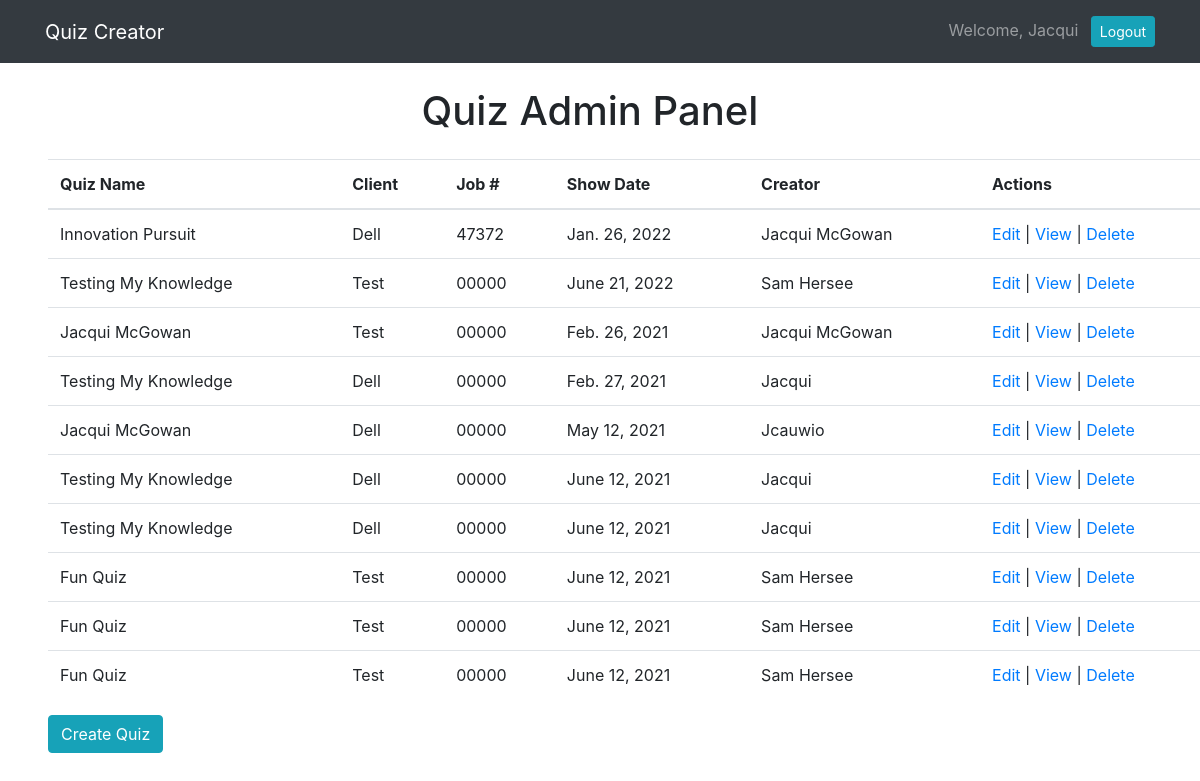
The page /dashboard (signed in) on the database its author committed.
### quiz_admin/models.py (models this page shows)
class Quiz(models.Model):
    name = models.CharField(max_length=255)
    client = models.CharField(max_length=255)
    job_number = models.CharField(max_length=255)
    show_date = models.DateField()
    message = models.TextField(null=True)
    image = models.ImageField(upload_to="images/", null=True, blank=True)
    created_by = models.CharField(max_length=255)
    created_at = models.DateField(auto_now_add=True)
    update_at = models.DateField(auto_now=True)
    objects = QuizManager()

### quiz_admin/views.py (the view)
# urls.py: path('dashboard', views.dashboard),
def dashboard(request):
    if 'admin_id' not in request.session:
        return redirect('/')
    else:
        context = {
            'quizzes': Quiz.objects.all(),
            'this_admin': Admin.objects.get(id=request.session['admin_id'])
        }
    return render(request, 'dashboard.html', context)

### quiz_admin/templates/dashboard.html (shortened to what this page needs)
<!DOCTYPE html>
<html lang="en">
<head>
    <link href="https://stackpath.bootstrapcdn.com/bootstrap/4.5.0/css/bootstrap.min.css" rel="stylesheet">
    {% load static %}
    <link rel="stylesheet" href="{% static 'style.css' %}">
</head>
<body>
    <nav class="navbar navbar-expand-lg navbar-dark bg-dark">
        <div class="container">
            <a class="navbar-brand" href="/dashboard">Quiz Creator</a>
            <div class="collapse navbar-collapse" id="navbarText">
                <span class="navbar-text">
                    Welcome, {{request.session.greeting}} </a> <a href="/logout" role="button"
                        class="btn btn-sm btn-info ml-2 text-white">Logout</a>
                </span>
            </div>
        </div>
    </nav>
    <div id='container'>
        <h1 class="text-center my-4">Quiz Admin Panel</h1>
        <div>
            <table class="table mx-5 ml-2">
                <thead>
                    <tr>
                        <th scope="col">Quiz Name</th>
                        <th scope="col">Client</th>
                        <th scope="col">Job #</th>
                        <th scope="col">Show Date</th>
                        <th scope="col">Creator</th>
                        <th scope="col">Actions</th>
                    </tr>
                </thead>
                <tbody>
                    {% for quiz in quizzes %}
                    <tr>
                        <td>{{quiz.name}}</td>
                        <td>{{quiz.client}}</td>
                        <td>{{quiz.job_number}}</td>
                        <td>{{quiz.show_date}}</td>
                        <td>{{quiz.created_by}}</td>
                        <td><a href="/dashboard/{{quiz.id}}/edit">Edit</a> | <a href="/dashboard/{{quiz.id}}/view">View</a> | <a href="/dashboard/{{quiz.id}}/delete">Delete</a> </td>
                    </tr>
                    {% endfor %}
                </tbody>
            </table>
        </div>
        <a href="/new" role="button" class="btn btn-info ml-5">Create Quiz</a>
    </div>
</body>

### quiz_admin/static/style.css (style rules this page uses)
* { margin: 0px; }
#container { margin-right: 20px; }
.table { margin-right: 200px; }

### rows shown on the page
Quiz: name "Innovation Pursuit", client "Dell", job_number "47372", show_date "Jan. 26, 2022", created_by "Jacqui McGowan"
Quiz: name "Testing My Knowledge", client "Test", job_number "00000", show_date "June 21, 2022", created_by "Sam Hersee"
Quiz: name "Jacqui McGowan", client "Test", job_number "00000", show_date "Feb. 26, 2021", created_by "Jacqui McGowan"
Quiz: name "Testing My Knowledge", client "Dell", job_number "00000", show_date "Feb. 27, 2021", created_by "Jacqui"
Quiz: name "Jacqui McGowan", client "Dell", job_number "00000", show_date "May 12, 2021", created_by "Jcauwio"
Quiz: name "Testing My Knowledge", client "Dell", job_number "00000", show_date "June 12, 2021", created_by "Jacqui"
Quiz: name "Testing My Knowledge", client "Dell", job_number "00000", show_date "June 12, 2021", created_by "Jacqui"
Quiz: name "Fun Quiz", client "Test", job_number "00000", show_date "June 12, 2021", created_by "Sam Hersee"
Quiz: name "Fun Quiz", client "Test", job_number "00000", show_date "June 12, 2021", created_by "Sam Hersee"
Quiz: name "Fun Quiz", client "Test", job_number "00000", show_date "June 12, 2021", created_by "Sam Hersee"

### other values the page prints
{{ request.session.greeting }} "Jacqui"
